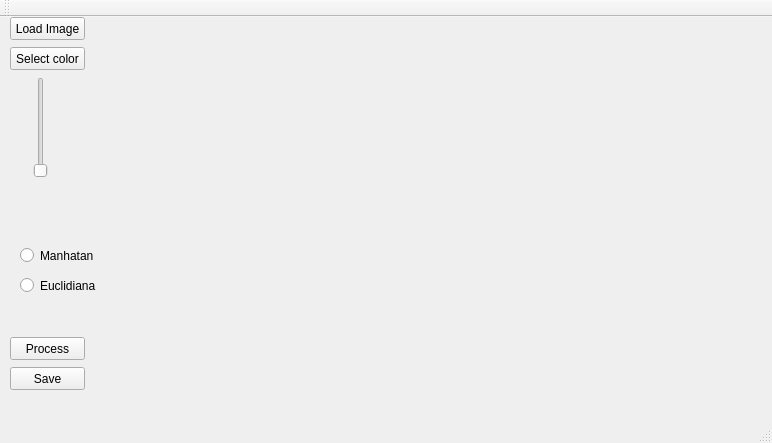
<?xml version="1.0" encoding="UTF-8"?>
<ui version="4.0">
 <class>MainWindow</class>
 <widget class="QMainWindow" name="MainWindow">
  <property name="geometry">
   <rect>
    <x>0</x>
    <y>0</y>
    <width>772</width>
    <height>443</height>
   </rect>
  </property>
  <property name="windowTitle">
   <string>MainWindow</string>
  </property>
  <widget class="QWidget" name="centralWidget">
   <widget class="QPushButton" name="pushButton_Load">
    <property name="geometry">
     <rect>
      <x>10</x>
      <y>0</y>
      <width>75</width>
      <height>23</height>
     </rect>
    </property>
    <property name="text">
     <string>Load Image</string>
    </property>
   </widget>
   <widget class="QPushButton" name="pushButton_Select_Color">
    <property name="geometry">
     <rect>
      <x>10</x>
      <y>30</y>
      <width>75</width>
      <height>23</height>
     </rect>
    </property>
    <property name="text">
     <string>Select color</string>
    </property>
   </widget>
   <widget class="QSlider" name="verticalSlider">
    <property name="geometry">
     <rect>
      <x>30</x>
      <y>60</y>
      <width>22</width>
      <height>101</height>
     </rect>
    </property>
    <property name="orientation">
     <enum>Qt::Vertical</enum>
    </property>
   </widget>
   <widget class="QLabel" name="label_Prag">
    <property name="geometry">
     <rect>
      <x>20</x>
      <y>170</y>
      <width>71</width>
      <height>51</height>
     </rect>
    </property>
    <property name="text">
     <string/>
    </property>
   </widget>
   <widget class="QPushButton" name="pushButton_Process">
    <property name="geometry">
     <rect>
      <x>10</x>
      <y>320</y>
      <width>75</width>
      <height>23</height>
     </rect>
    </property>
    <property name="text">
     <string>Process</string>
    </property>
   </widget>
   <widget class="QPushButton" name="pushButton_Save">
    <property name="geometry">
     <rect>
      <x>10</x>
      <y>350</y>
      <width>75</width>
      <height>23</height>
     </rect>
    </property>
    <property name="text">
     <string>Save</string>
    </property>
   </widget>
   <widget class="QRadioButton" name="radioButton_Manhatan">
    <property name="geometry">
     <rect>
      <x>20</x>
      <y>230</y>
      <width>82</width>
      <height>17</height>
     </rect>
    </property>
    <property name="text">
     <string>Manhatan</string>
    </property>
   </widget>
   <widget class="QRadioButton" name="radioButton_Euclidiana">
    <property name="geometry">
     <rect>
      <x>20</x>
      <y>260</y>
      <width>82</width>
      <height>17</height>
     </rect>
    </property>
    <property name="text">
     <string>Euclidiana</string>
    </property>
   </widget>
   <widget class="QLabel" name="label_Image_Manhattan">
    <property name="geometry">
     <rect>
      <x>150</x>
      <y>10</y>
      <width>281</width>
      <height>281</height>
     </rect>
    </property>
    <property name="text">
     <string/>
    </property>
   </widget>
   <widget class="QLabel" name="label_Image_Euclidiana">
    <property name="geometry">
     <rect>
      <x>460</x>
      <y>10</y>
      <width>281</width>
      <height>291</height>
     </rect>
    </property>
    <property name="text">
     <string/>
    </property>
   </widget>
   <widget class="QLabel" name="label_M">
    <property name="geometry">
     <rect>
      <x>210</x>
      <y>340</y>
      <width>47</width>
      <height>13</height>
     </rect>
    </property>
    <property name="text">
     <string/>
    </property>
   </widget>
   <widget class="QLabel" name="label_E">
    <property name="geometry">
     <rect>
      <x>540</x>
      <y>330</y>
      <width>47</width>
      <height>13</height>
     </rect>
    </property>
    <property name="text">
     <string/>
    </property>
   </widget>
  </widget>
  <widget class="QMenuBar" name="menuBar">
   <property name="geometry">
    <rect>
     <x>0</x>
     <y>0</y>
     <width>772</width>
     <height>21</height>
    </rect>
   </property>
  </widget>
  <widget class="QToolBar" name="mainToolBar">
   <attribute name="toolBarArea">
    <enum>TopToolBarArea</enum>
   </attribute>
   <attribute name="toolBarBreak">
    <bool>false</bool>
   </attribute>
  </widget>
  <widget class="QStatusBar" name="statusBar"/>
 </widget>
 <layoutdefault spacing="6" margin="11"/>
 <resources/>
 <connections/>
</ui>
